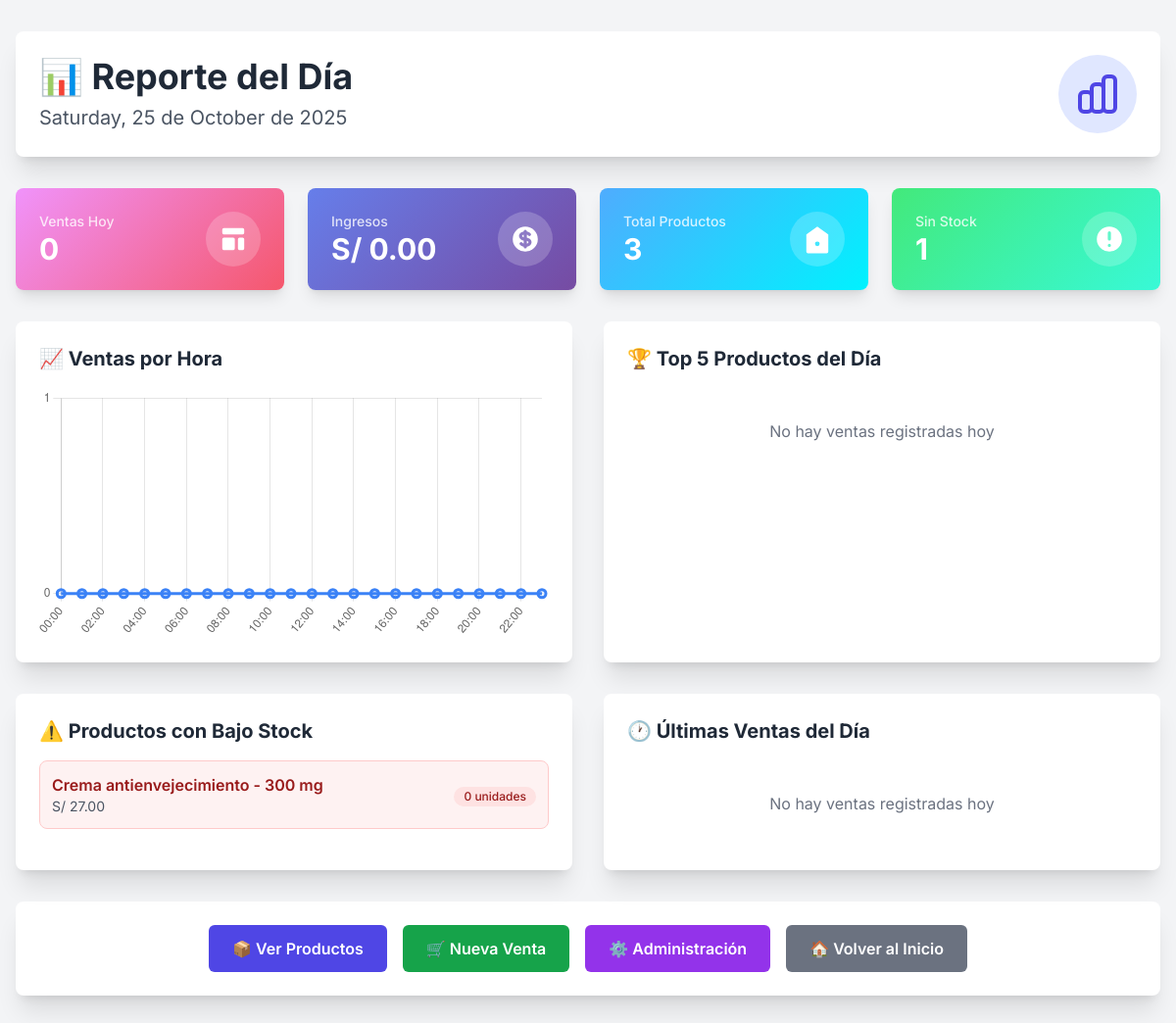
Page /products/report/ (signed in) on the earlier database version.
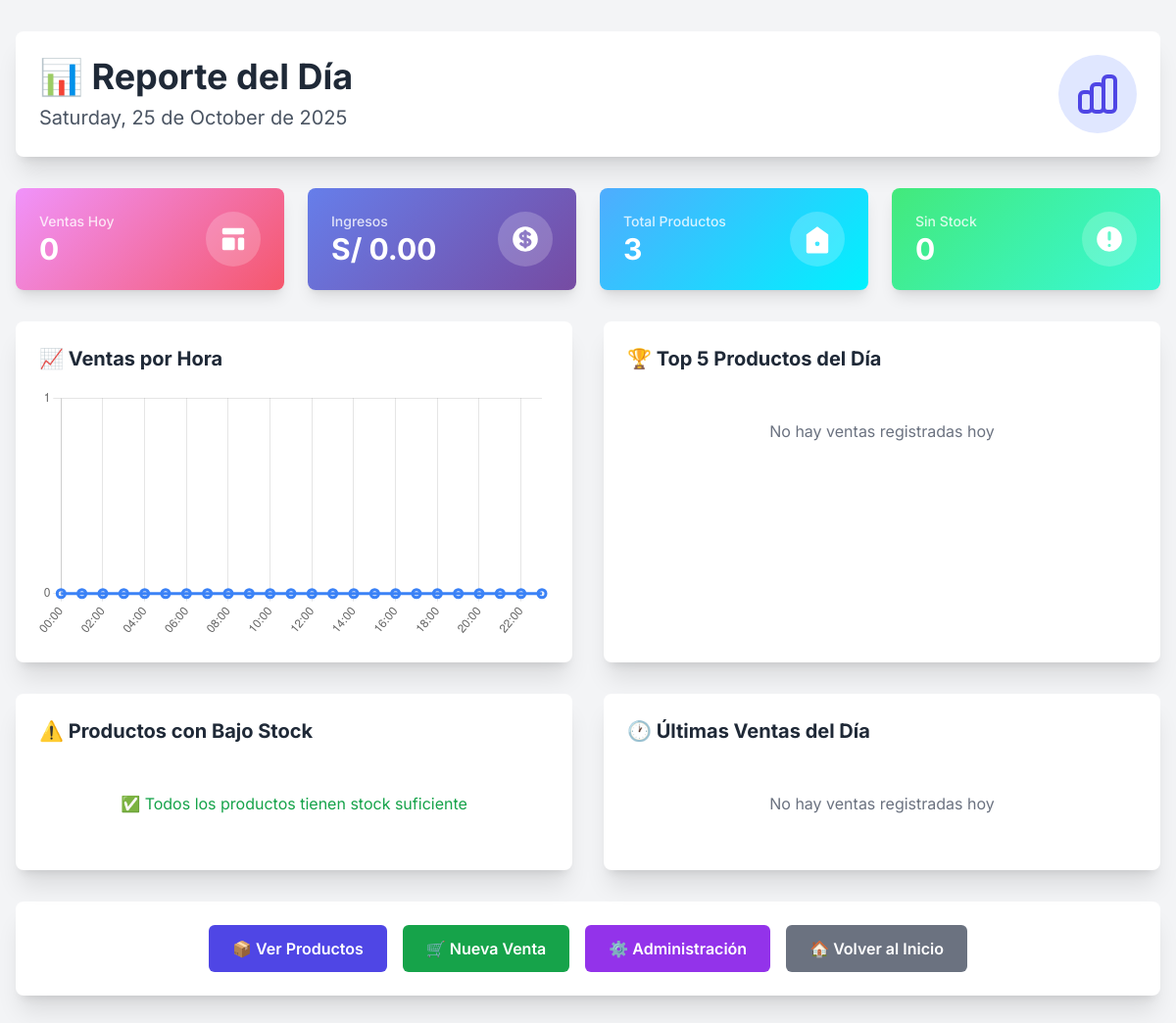
Same page on the later database version.
### products/models.py (models this page shows, shortened)
class Product(models.Model):
    name = models.CharField(max_length=200, verbose_name="Nombre") # Verbose_name es el nombre legible para el usuario
    description = models.TextField(blank=True, null=True, verbose_name="Descripción")
    price = models.DecimalField(max_digits=10, decimal_places=2, verbose_name="Precio")
    stock = models.IntegerField(default=0, verbose_name="Stock")
    barcode = models.CharField(max_length=100, unique=True, verbose_name="Código de Barras")
    created_at = models.DateTimeField(auto_now_add=True, verbose_name="Fecha de Creación")
    updated_at = models.DateTimeField(auto_now=True, verbose_name="Última Actualización")
    class Meta: # Definimos los metadatos del modelo
        verbose_name = "Producto"
        verbose_name_plural = "Productos"
        ordering = ['name']

### products/views.py (the view)
# urls.py: path('report/', views.report_of_the_day, name='report_of_the_day'), # Nueva URL para reporte del día
@login_required
@user_passes_test(is_owner) # Solo el dueño puede acceder a esta vista
def report_of_the_day(request):
    from django.utils import timezone
    from django.db.models import Sum, Count, Q
    from sales.models import Sale, SaleItem
    from datetime import datetime, time
    import json
    now = timezone.now()
    today = timezone.localtime(now).date()
    local_tz = timezone.get_current_timezone()
    start_of_day_local = datetime.combine(today, time.min)
    end_of_day_local = datetime.combine(today, time.max)
    start_of_day_utc = timezone.make_aware(start_of_day_local, local_tz)
    end_of_day_utc = timezone.make_aware(end_of_day_local, local_tz)
    sales_today = Sale.objects.filter(sale_date__range=[start_of_day_utc, end_of_day_utc])
    total_sales_count = sales_today.count()
    total_revenue = sales_today.aggregate(total=Sum('total_amount'))['total'] or 0
    top_products = (SaleItem.objects
                   .filter(sale__sale_date__range=[start_of_day_utc, end_of_day_utc])
                   .values('product__name', 'product__price')
                   .annotate(total_quantity=Sum('quantity'), total_revenue=Sum('subtotal'))
                   .order_by('-total_quantity')[:5])
    low_stock_products = Product.objects.filter(stock__lt=10).order_by('stock')
    total_products = Product.objects.count()
    products_out_of_stock = Product.objects.filter(stock=0).count()
    hourly_sales = []
    for hour in range(24):
        hour_start_local = datetime.combine(today, time(hour=hour))
        hour_end_local = datetime.combine(today, time(hour=hour, minute=59, second=59))
        hour_start_utc = timezone.make_aware(hour_start_local, local_tz)
        hour_end_utc = timezone.make_aware(hour_end_local, local_tz)
        hour_sales = Sale.objects.filter(sale_date__range=[hour_start_utc, hour_end_utc]).count()
        hourly_sales.append({'hour': f"{hour:02d}:00", 'sales': hour_sales})
    context = {
        'today': today,
        'total_sales_count': total_sales_count,
        'total_revenue': total_revenue,
        'top_products': top_products,
        'low_stock_products': low_stock_products,
        'total_products': total_products,
        'products_out_of_stock': products_out_of_stock,
        'hourly_sales': json.dumps(hourly_sales),  # Convertir a JSON para JavaScript
        'recent_sales': sales_today.order_by('-sale_date')[:10],  # Últimas 10 ventas
    }
    return render(request, 'products/report_of_the_day.html', context)

### products/views.py (called while the page is built)
def is_owner(user):
    return user.is_superuser

### products/templates/products/report_of_the_day.html (shortened to what the changed rows need)
<!DOCTYPE html>
<html lang="es">
<head>
    <script src="https://cdn.tailwindcss.com"></script>
</head>
<body class="bg-gray-100 min-h-screen max-h-screen overflow-y-auto">
    <div class="container mx-auto px-4 py-8 max-w-7xl">
        <div class="bg-white rounded-lg shadow-xl p-6 mb-8">
            <div class="flex items-center justify-between">
                <div>
                    <h1 class="text-4xl font-bold text-gray-800 mb-2">📊 Reporte del Día</h1>
                </div>
            </div>
        </div>
        <div class="grid grid-cols-1 md:grid-cols-2 lg:grid-cols-4 gap-6 mb-8">
            <div class="stat-card-stock rounded-lg shadow-lg p-6 text-white">
                <div class="flex items-center justify-between">
                    <div>
                        <p class="text-white/80 text-sm font-medium">Sin Stock</p>
                        <p class="text-3xl font-bold">{{ products_out_of_stock }}</p>
                    </div>
                </div>
            </div>
        </div>
        <div class="grid grid-cols-1 lg:grid-cols-2 gap-8 mb-8">
            <div class="bg-white rounded-lg shadow-xl p-6">
                <h3 class="text-xl font-bold text-gray-800 mb-4">⚠️ Productos con Bajo Stock</h3>
                {% if low_stock_products %}
                    <div class="space-y-3 max-h-64 overflow-y-auto">
                        {% for product in low_stock_products %}
                        <div class="flex items-center justify-between p-3 {% if product.stock == 0 %}bg-red-50 border border-red-200{% else %}bg-yellow-50 border border-yellow-200{% endif %} rounded-lg">
                            <div>
                                <p class="font-semibold {% if product.stock == 0 %}text-red-800{% else %}text-yellow-800{% endif %}">{{ product.name }}</p>
                                <p class="text-sm text-gray-600">S/ {{ product.price|floatformat:2 }}</p>
                            </div>
                            <div class="text-right">
                                <span class="inline-flex items-center px-2.5 py-0.5 rounded-full text-xs font-medium {% if product.stock == 0 %}bg-red-100 text-red-800{% else %}bg-yellow-100 text-yellow-800{% endif %}">
                                    {{ product.stock }} unidades
                                </span>
                            </div>
                        </div>
                        {% endfor %}
                    </div>
                {% else %}
                    <p class="text-green-600 text-center py-8">✅ Todos los productos tienen stock suficiente</p>
                {% endif %}
            </div>
        </div>
    </div>
</body>
</html>

Differences in the rows shown:
no longer on this page (row edited): Product: name "Crema antienvejecimiento - 300 mg", price "27.00", stock "0"
Other differences:
{{ products_out_of_stock }}: "1" → "0"
text now shown: "✅ Todos los productos tienen stock suficiente"
